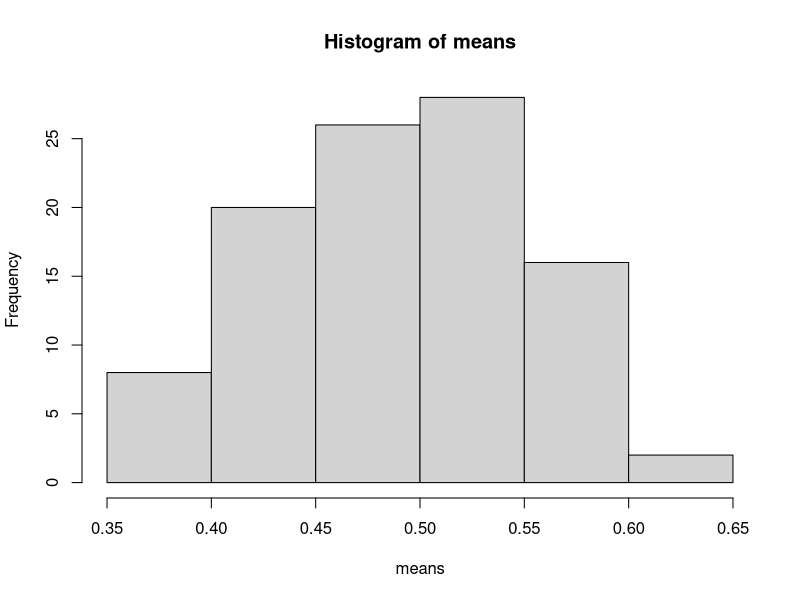
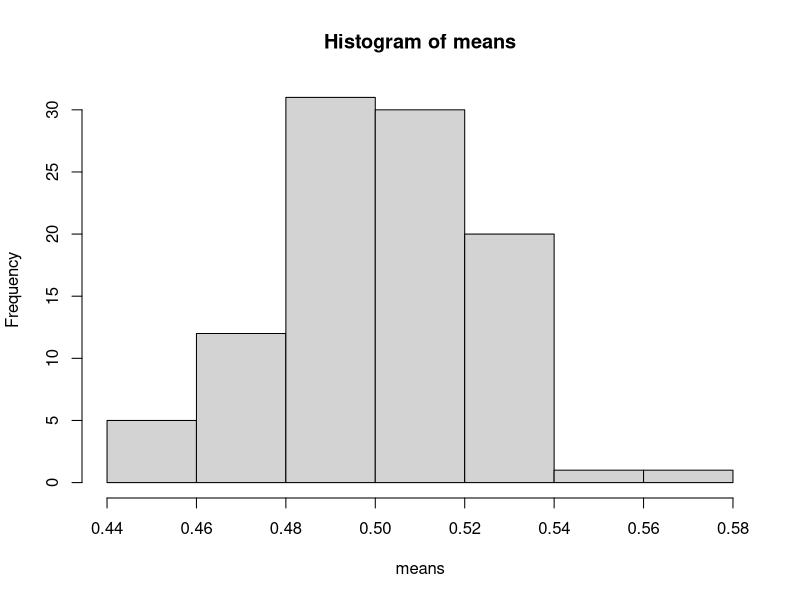

These figures' R source, in order:
# Random sampling
#1 

size <- 100
means <- rep(NA, size)
sds <- rep(NA, size)
for (i in 1:size){
  sample <- runif(20)
  means[i] <- mean(sample)
  sds[i] <- sd(sample)
}

mean(means)
sd(means)
hist(means)
  

#2

size <- 100
means <- rep(NA, size)
sds <- rep(NA, size)
for (i in 1:size){
  sample <- runif(180)
  means[i] <- mean(sample)
  sds[i] <- sd(sample)
}

mean(means)
sd(means)
hist(means)

